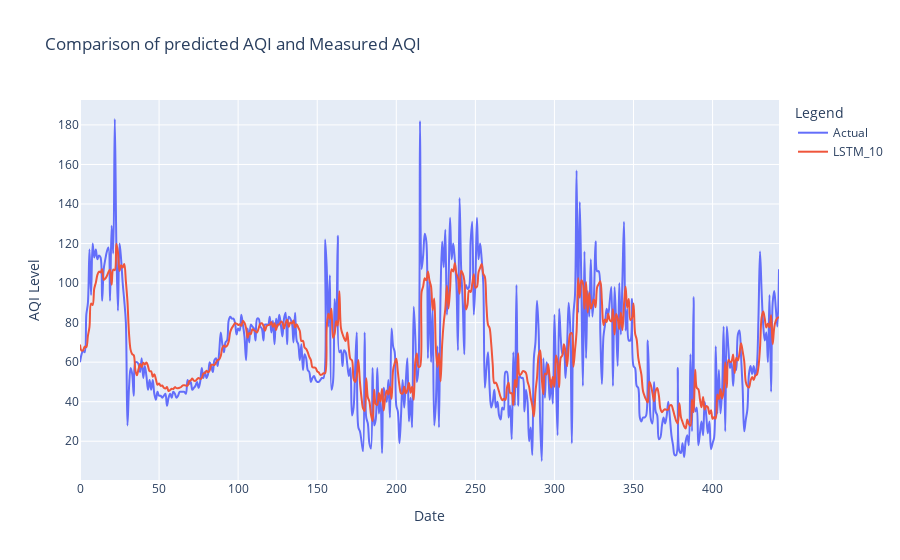

Notebook code cell kept with this figure:
### Code cell
fig = go.Figure()
fig.update_layout(
    title="Comparison of predicted AQI and Measured AQI",
    xaxis_title="Date",
    yaxis_title="AQI Level",
    legend_title="Legend",
)

fig.add_trace(go.Scatter(x=series_results.index, y=testY1.flatten(), name="Actual", line_shape='spline'))
fig.add_trace(go.Scatter(x=series_results.index, y=testPredict.flatten()  , name="LSTM_10", line_shape='spline'))
fig.show()

### Figure 1 — Plotly figure (JSON) as saved in the notebook; plotly's stock layout.template omitted (floating-point values rounded to 4 significant figures; data arrays with more than 128 entries replaced by an {"elided": "..."} marker saying what was removed)
{"data": [{"line": {"shape": "spline"}, "name": "Actual", "type": "scatter", "x": {"elided": "450 int values"}, "y": {"elided": "443 float values"}}, {"line": {"shape": "spline"}, "name": "LSTM_10", "type": "scatter", "x": {"elided": "450 int values"}, "y": {"elided": "443 float values"}}], "layout": {"legend": {"title": {"text": "Legend"}}, "title": {"text": "Comparison of predicted AQI and Measured AQI"}, "xaxis": {"title": {"text": "Date"}}, "yaxis": {"title": {"text": "AQI Level"}}}}
